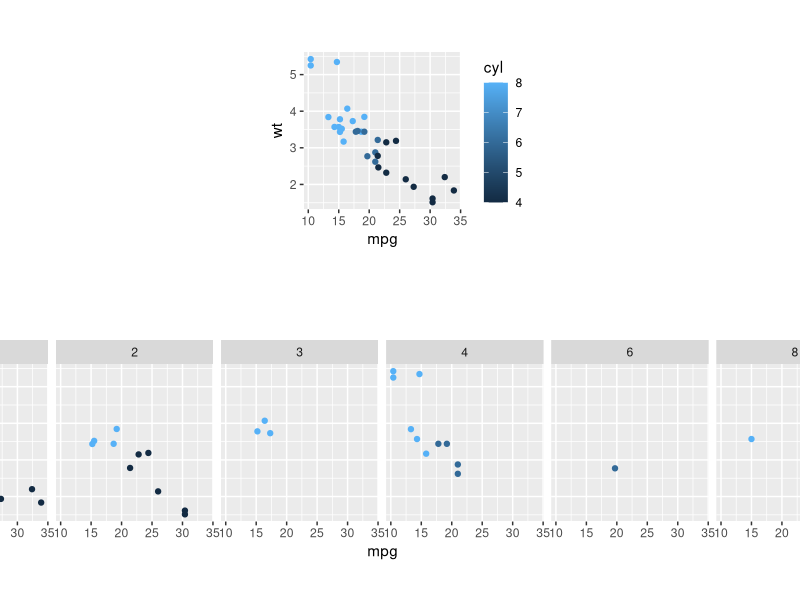

Write the R code that produced this figure.
library(egg)


### Name: set_panel_size
### Title: set_panel_size
### Aliases: set_panel_size

### ** Examples

p1 <- qplot(mpg, wt, data=mtcars, colour=cyl)
p2 <- p1 + facet_wrap(~carb, nrow=1)
grid.arrange(grobs=lapply(list(p1,p2), set_panel_size))
